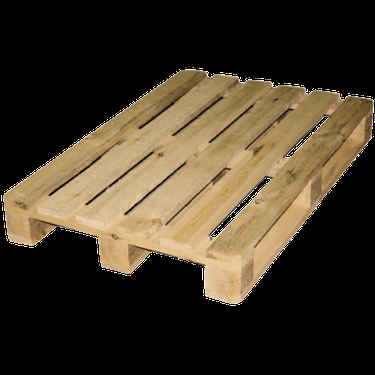
#> input picture Lab_4/cpp/Release/poddon.png, 375 x 375 px, shrunk from 600 x 600 before the run, found by its file name
$ python Lab_4.py
#> lines starting #> are read from the running program, lines starting #| are printed output that depends on the picture; after the words box and inside, x2 and y2 are one past the last pixel; in counts of white or black regions, pixels touching at a corner belong together
import cv2
import numpy as np


def preprocess(filepath: str, blur_kernel_size: int, scale: float = 1):
#> called with filepath = '../images/poddon.png', blur_kernel_size = 5, scale = 1
    img = cv2.imread(filepath, cv2.IMREAD_GRAYSCALE)
#> img: shape (375, 375); min 0, max 255, mean 56.2
    if scale != 1:
        img = cv2.resize(img, None, fx=scale, fy=scale)
    return cv2.GaussianBlur(img, (blur_kernel_size, blur_kernel_size), 0)
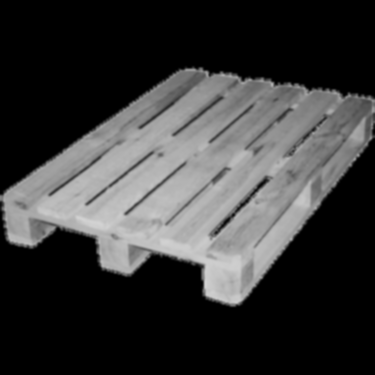
#> returned value: shape (375, 375); min 0, max 211, mean 56.2


def conv(grayscale_image: np.ndarray, kernel: np.ndarray):
    result = np.zeros_like(grayscale_image, np.int32)
    h, w = grayscale_image.shape[:2]
#> h = 375; w = 375
    kernel_size = kernel.shape[0]
    half_kernel_size = int(kernel_size // 2)
    for y in range(half_kernel_size, h - half_kernel_size):
        for x in range(half_kernel_size, w - half_kernel_size):
            val = 0
            for k in range(-half_kernel_size, half_kernel_size + 1):
                for l in range(-half_kernel_size, half_kernel_size + 1):
                    val += grayscale_image[y + k, x + l] * kernel[half_kernel_size + k, half_kernel_size + l]
            result[y, x] = val
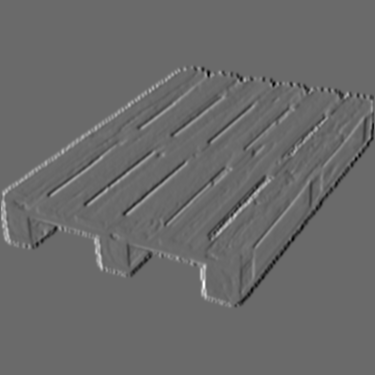
#> result: shape (375, 375) int32; min -416, max 579, mean 0.1; drawn with min black and max white
    return result


def angle_num(x, y, tg):
    if (x >= 0 and y <= 0 and tg < -2.414) or (x <= 0 and y <= 0 and tg > 2.414):
        return 0
    elif x >= 0 and y <= 0 and tg < -0.414:
        return 1
    elif (x >= 0 and y <= 0 and tg > -0.414) or (x >= 0 and y >= 0 and tg < 0.414):
        return 2
    elif x >= 0 and y >= 0 and tg < 2.414:
        return 3
    elif (x >= 0 and y >= 0 and tg > 2.414) or (x <= 0 and y >= 0 and tg < -2.414):
        return 4
    elif x <= 0 and y >= 0 and tg < -0.414:
        return 5
    elif (x <= 0 and y >= 0 and tg > -0.414) or (x <= 0 and y <= 0 and tg < 0.414):
        return 6
    elif x <= 0 and y <= 0 and tg < 2.414:
        return 7


def edge_detection(grayscale_image: np.ndarray, low_percent: float = None, high_percent: float = None, show_grad: bool = False, show_nms: bool = False):
    # Sobel
    ker_x = np.array([[-1, 0, 1], [-2, 0, 2], [-1, 0, 1]])
    ker_y = np.array([[-1, -2, -1], [0, 0, 0], [1, 2, 1]])
    gx = conv(grayscale_image, ker_x)
    gy = conv(grayscale_image, ker_y)
#> after the loop in conv (call 2), `for y in range(half_kernel_size, h - half_kernel_size):`:
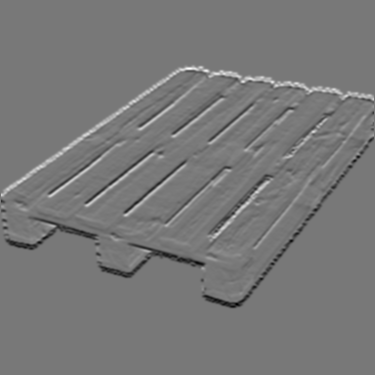
#> result: shape (375, 375) int32; min -428, max 477, mean 0; drawn with min black and max white

    # Calculate gradient lengths and tangents
    grad_len = np.sqrt(np.add(np.square(gx), np.square(gy)))
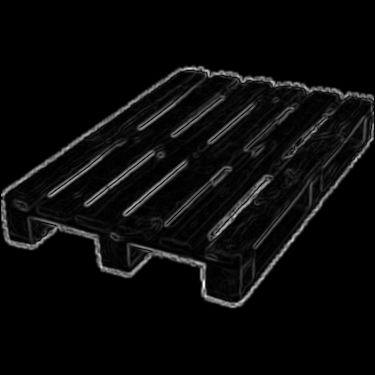
#> grad_len: shape (375, 375) float64; min 0, max 579, mean 24.1; drawn with min black and max white
    max_grad_len = grad_len.max()
#> max_grad_len = 579
    if show_grad:
        cv2.imshow('gradients', (grad_len / max_grad_len * 255).astype(np.uint8))
    tg = np.divide(gy, gx)
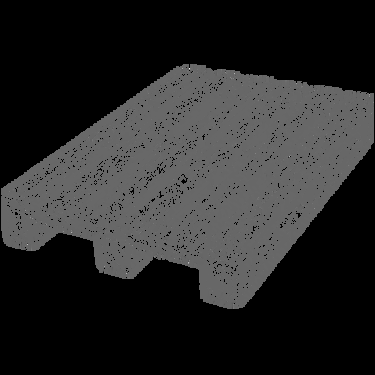
#> tg: shape (375, 375) float64; 61.36% of the values are NaN or infinite; the others: min -327, max 477, mean 0.465; drawn with min black, max white, NaN and infinite black
    tg = np.nan_to_num(tg)
    print(grad_len)
#> (printed output is left out)
    print(tg)
#> (printed output is left out)

    # Non-maximum suppression
    edges = np.zeros_like(grayscale_image)
    for y in range(1, edges.shape[0] - 1):
        for x in range(1, edges.shape[1] - 1):
            angle = angle_num(gx[y, x], gy[y, x], tg[y, x])
            if angle == 0 or angle == 4:
                neighbor1 = [y - 1, x]
                neighbor2 = [y + 1, x]
            elif angle == 1 or angle == 5:
                neighbor1 = [y - 1, x + 1]
                neighbor2 = [y + 1, x - 1]
            elif angle == 2 or angle == 6:
                neighbor1 = [y, x + 1]
                neighbor2 = [y, x - 1]
            elif angle == 3 or angle == 7:
                neighbor1 = [y + 1, x + 1]
                neighbor2 = [y - 1, x - 1]
            else:
                raise Exception('Угол не определён')
            if grad_len[y, x] >= grad_len[neighbor1[0], neighbor1[1]] and grad_len[y, x] > grad_len[neighbor2[0], neighbor2[1]]:
                edges[y, x] = 255
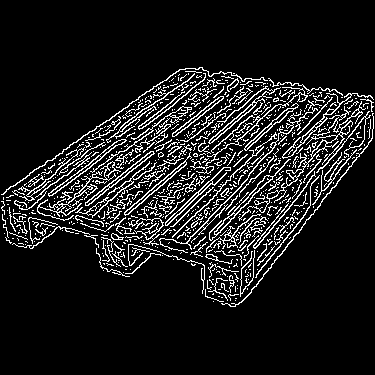
#> edges: shape (375, 375); 10.8% white in thin lines or dots, all inside (x1, y1, x2, y2) = (1, 67, 374, 307)
    if show_nms:
        cv2.imshow('edges_before_double_filtering', edges)

    # Double threshold filtering
    max_grad_len = grad_len.max()
    low_level = int(max_grad_len * low_percent)
#> low_level = 23
    high_level = int(max_grad_len * high_percent)
#> high_level = 115
    for y in range(edges.shape[0]):
        for x in range(edges.shape[1]):
            if edges[y, x] > 0:
                if grad_len[y, x] < low_level:
                    edges[y, x] = 0
                elif grad_len[y, x] < high_level:
                    keep = False
                    for neighbor_y in (y - 1, y, y + 1):
                        for neighbor_x in (x - 1, x, x + 1):
                            if neighbor_y != y or neighbor_x != x:
                                if edges[neighbor_y, neighbor_x] > 0 and grad_len[neighbor_y, neighbor_x] >= high_level:
                                    keep = True
                    if not keep:
                        edges[y, x] = 0
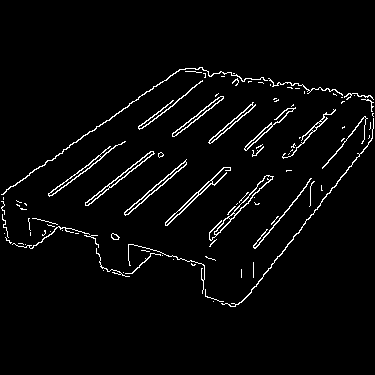
#> edges: shape (375, 375); 3.1% white in thin lines or dots, all inside (x1, y1, x2, y2) = (1, 67, 374, 307)

    return edges


if __name__ == '__main__':
    folder = '../images/'
    images = ['block.png', 'cat.jpg', 'desert.bmp', 'emoji.png',
              'enderman.png', 'error.png', 'poddon.png', 'seaglass.webp']
    select = 7
    scale = 1
    blur = 5
    low_percent = 0.04
    high_percent = 0.2

    # image = preprocess(r"cpp\Release\Static-assets-upload1811341065938287602.png", blur, scale)
    image = preprocess(folder + images[select - 1], blur, scale)
    edges = edge_detection(image, low_percent, high_percent, show_grad=True, show_nms=True)
    cv2.imshow('image', image)
    cv2.imshow('edges', edges)

    # edges_library = cv2.Canny(image, 100, 200)
    # cv2.imshow('edges_library', edges_library)

    cv2.waitKey(0)
    cv2.destroyAllWindows()

    # cv2.imwrite("C:/Users/ARTEZON/Desktop/out.jpg", edges)
